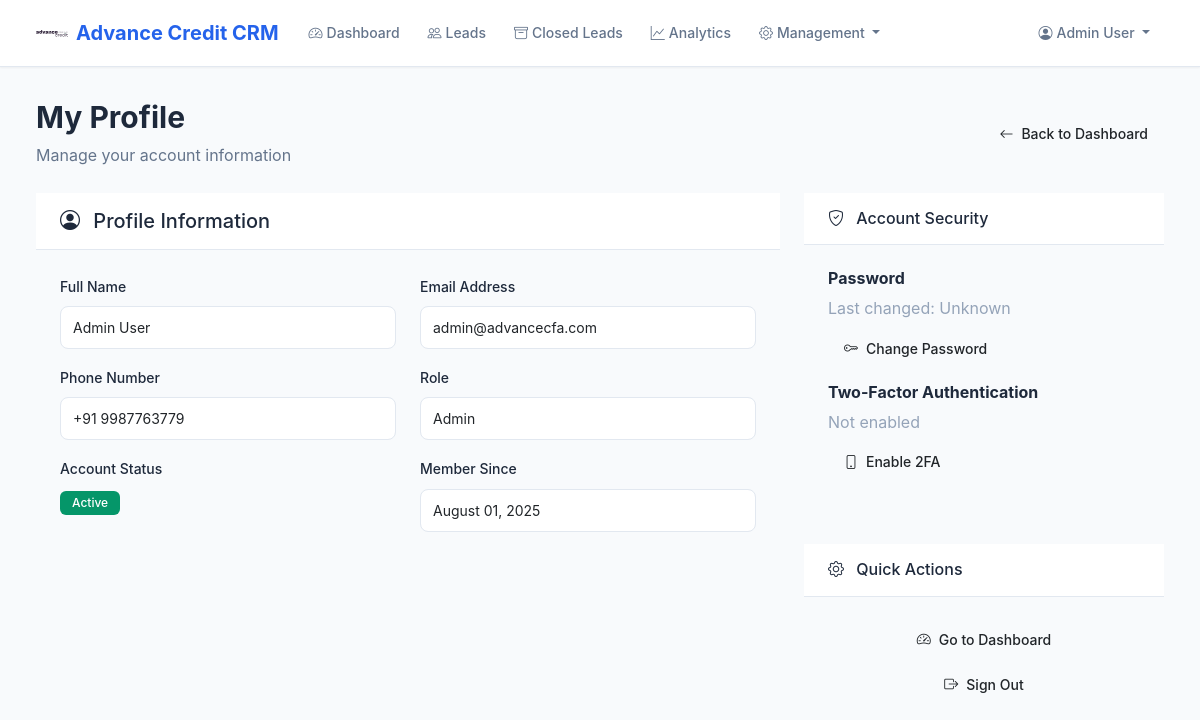
Page /crm/profile (signed in) on the earlier database version.
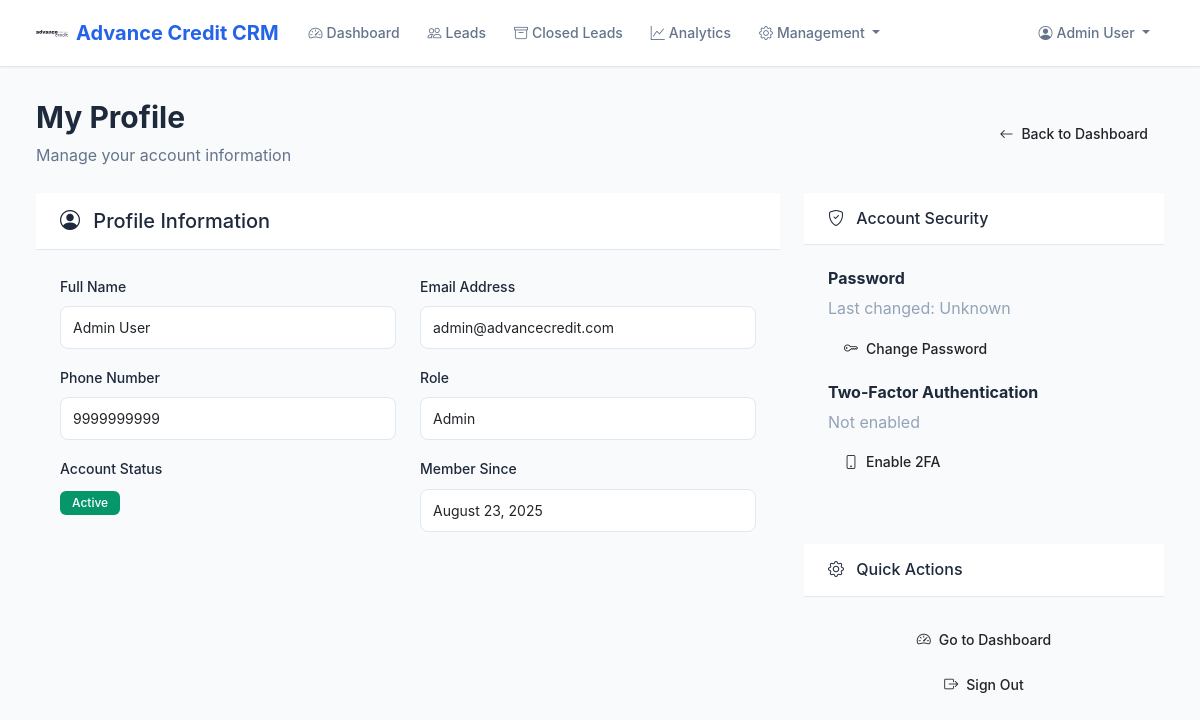
Same page on the later database version.
### src/shared/crm_models.py (models this page shows)
class User(CRMBase):
    __tablename__ = "users"
    user_id = Column(Integer, primary_key=True, index=True)
    name = Column(String(128), nullable=False)
    email = Column(String(128), unique=True, nullable=False)
    phone = Column(String(32), unique=True, nullable=False)
    password_hash = Column(String(128), nullable=False)
    role = Column(String(32), default="employee")  # 'employee', 'manager', 'admin'
    is_active = Column(Boolean, default=True)
    created_at = Column(DateTime, server_default=func.now())
    employee = relationship("Employee", back_populates="user", uselist=False)

### src/crm/routes.py (the view)
@router.get("/profile", response_class=HTMLResponse)
def user_profile(request: Request, db: Session = Depends(get_db)):
    if not request.session.get("user_id"):
        return RedirectResponse("/crm/login", status_code=status.HTTP_302_FOUND)
    user_id = request.session.get("user_id")
    user = db.query(User).filter(User.user_id == user_id).first()
    if not user:
        return RedirectResponse("/crm/login", status_code=status.HTTP_302_FOUND)
    return templates.TemplateResponse("profile.html", {
        "request": request,
        "user": user
    })

### src/crm/templates/profile.html (shortened to what the changed rows need)
{% extends 'base.html' %}
{% block content %}
<div class="container-fluid">
    <div class="d-flex justify-content-between align-items-center mb-4">
        <div>
            <h1 class="page-title">My Profile</h1>
        </div>
    </div>
    <div class="row">
        <div class="col-lg-8">
            <div class="glass-card">
                <div class="card-body">
                    <div class="row">
                        <div class="col-md-6 mb-3">
                            <label class="form-label">Full Name</label>
                            <input type="text" class="form-control form-control-modern" value="{{ user.name }}" readonly>
                        </div>
                        <div class="col-md-6 mb-3">
                            <label class="form-label">Email Address</label>
                            <input type="email" class="form-control form-control-modern" value="{{ user.email }}" readonly>
                        </div>
                    </div>
                    <div class="row">
                        <div class="col-md-6 mb-3">
                            <label class="form-label">Phone Number</label>
                            <input type="text" class="form-control form-control-modern" value="{{ user.phone }}" readonly>
                        </div>
                        <div class="col-md-6 mb-3">
                            <label class="form-label">Role</label>
                            <input type="text" class="form-control form-control-modern" value="{{ user.role|title }}" readonly>
                        </div>
                    </div>
                    <div class="row">
                        <div class="col-md-6 mb-3">
                            <label class="form-label">Member Since</label>
                            <input type="text" class="form-control form-control-modern" value="{{ user.created_at.strftime('%B %d, %Y') }}" readonly>
                        </div>
                    </div>
                </div>
            </div>
        </div>
    </div>
</div>
{% endblock %}

### src/crm/templates/base.html (shortened to what this page needs)
<!DOCTYPE html>
<html lang="en">
<head>
    <link href="https://cdn.jsdelivr.net/npm/bootstrap@5.3.0/dist/css/bootstrap.min.css" rel="stylesheet">
    <link href="https://cdn.jsdelivr.net/npm/bootstrap-icons@1.10.0/font/bootstrap-icons.css" rel="stylesheet">
</head>
<body>
    <nav class="navbar navbar-expand-lg">
        <div class="container-fluid">
            <a class="navbar-brand" href="/crm/dashboard">
                <img src="/crm/static/ac-logo-1.svg" alt="Advance Credit">
                Advance Credit CRM
            </a>
            <div class="collapse navbar-collapse" id="navbarNav">
                <ul class="navbar-nav me-auto">
                    <li class="nav-item">
                        <a class="nav-link {% if request.url.path == '/crm/dashboard' %}active{% endif %}" href="/crm/dashboard">
                            <i class="bi bi-speedometer2 me-1"></i>Dashboard
                        </a>
                    </li>
                    <li class="nav-item">
                        <a class="nav-link {% if request.url.path == '/crm/unified-leads' %}active{% endif %}" href="/crm/unified-leads">
                            <i class="bi bi-people me-1"></i>Leads
                        </a>
                    </li>
                    <li class="nav-item">
                        <a class="nav-link {% if request.url.path == '/crm/close-leads' %}active{% endif %}" href="/crm/close-leads">
                            <i class="bi bi-archive me-1"></i>Closed Leads
                        </a>
                    </li>
                    <li class="nav-item">
                        <a class="nav-link {% if request.url.path == '/crm/analytics' %}active{% endif %}" href="/crm/analytics">
                            <i class="bi bi-graph-up me-1"></i>Analytics
                        </a>
                    </li>
                    {% if request.session.get('user_role') in ['admin', 'manager'] %}
                    <li class="nav-item dropdown">
                        <a class="nav-link dropdown-toggle" href="#" role="button" data-bs-toggle="dropdown">
                            <i class="bi bi-gear me-1"></i>Management
                        </a>
                    </li>
                    {% endif %}
                </ul>
                <ul class="navbar-nav">
                    <li class="nav-item dropdown">
                        <a class="nav-link dropdown-toggle" href="#" role="button" data-bs-toggle="dropdown">
                            <i class="bi bi-person-circle me-1"></i>{{ request.session.get('user_name', 'User') }}
                        </a>
                    </li>
                </ul>
            </div>
        </div>
    </nav>
    <main class="main-content">
        {% block content %}{% endblock %}
    </main>
</body>
</html>

Differences in the rows shown:
changed User "Admin User": email "admin@advancecfa.com" → "admin@advancecredit.com"; phone "+91 9987763779" → "9999999999"; created_at "August 01, 2025" → "August 23, 2025"
